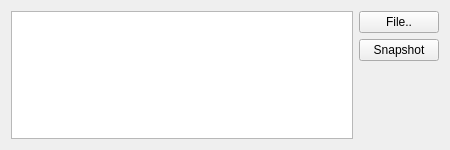
<?xml version="1.0" encoding="UTF-8"?>
<ui version="4.0">
 <class>Form</class>
 <widget class="QWidget" name="Form">
  <property name="geometry">
   <rect>
    <x>0</x>
    <y>0</y>
    <width>450</width>
    <height>150</height>
   </rect>
  </property>
  <property name="windowTitle">
   <string>Form</string>
  </property>
  <layout class="QHBoxLayout" name="horizontalLayout">
   <item>
    <widget class="TableView" name="tab"/>
   </item>
   <item>
    <layout class="QVBoxLayout" name="verticalLayout">
     <item>
      <widget class="QPushButton" name="btn_load">
       <property name="text">
        <string>File..</string>
       </property>
      </widget>
     </item>
     <item>
      <widget class="QPushButton" name="btn_save">
       <property name="text">
        <string>Snapshot</string>
       </property>
      </widget>
     </item>
     <item>
      <spacer name="verticalSpacer">
       <property name="orientation">
        <enum>Qt::Vertical</enum>
       </property>
       <property name="sizeHint" stdset="0">
        <size>
         <width>20</width>
         <height>40</height>
        </size>
       </property>
      </spacer>
     </item>
    </layout>
   </item>
  </layout>
 </widget>
 <customwidgets>
  <customwidget>
   <class>TableView</class>
   <extends>QTableView</extends>
   <header>madqt/widget/tableview.h</header>
  </customwidget>
 </customwidgets>
 <resources/>
 <connections/>
</ui>
